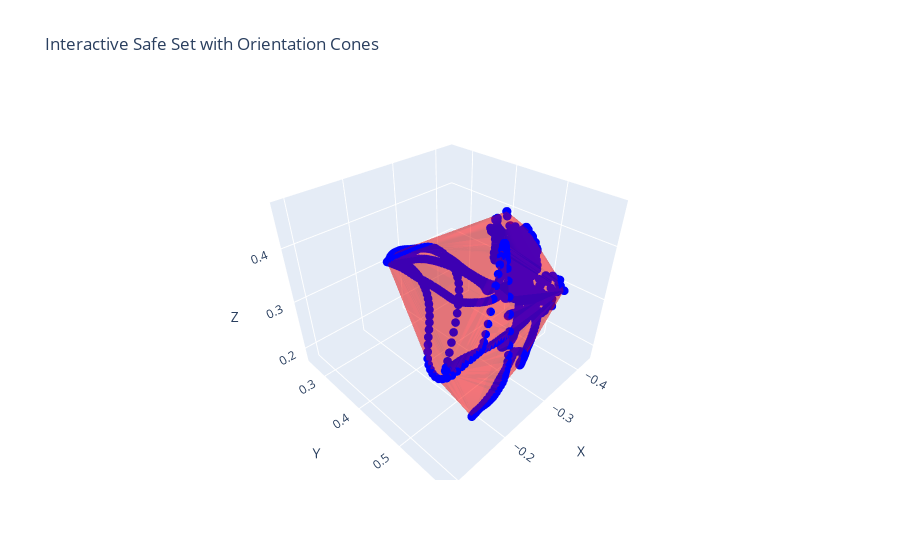

Notebook source saved alongside this figure:
### Code cell
import numpy as np
import plotly.graph_objects as go
from scipy.spatial import ConvexHull

def plot_interactive_safe_set_with_cones(npz_filepath="safe_set_6d_simulation_seed_10_6.npz"):
    """
    Load safe-set data (positions + forward vectors) from an NPZ file,
    plot the convex hull of positions, and draw orientation cones.
    
    Args:
        npz_filepath (str): Path to the NPZ file containing:
            - "safe_set_positions": (N,3) array of 3D positions
            - "safe_set_orientations": (N,3) array of forward vectors
    """
    # Load data from the NPZ file
    data = np.load(npz_filepath)
    safe_set_positions = data["safe_set_positions"]  # shape (N, 3)
    safe_set_orientations = data["safe_set_orientations"]  # shape (N, 3)

    # Build the convex hull for the positions
    hull = ConvexHull(safe_set_positions, qhull_options="QJ")

    # 1) Scatter trace of the raw positions
    scatter_trace = go.Scatter3d(
        x=safe_set_positions[:, 0],
        y=safe_set_positions[:, 1],
        z=safe_set_positions[:, 2],
        mode="markers",
        marker=dict(size=3, color="blue"),
        name="Safe Set Positions"
    )

    # 2) Mesh trace for the convex hull
    mesh_trace = go.Mesh3d(
        x=safe_set_positions[:, 0],
        y=safe_set_positions[:, 1],
        z=safe_set_positions[:, 2],
        i=hull.simplices[:, 0],
        j=hull.simplices[:, 1],
        k=hull.simplices[:, 2],
        opacity=0.3,
        color="red",
        name="Convex Hull"
    )

    # 3) Orientation cones for each position
    # Normalize orientation vectors so that we can scale them uniformly
    norms = np.linalg.norm(safe_set_orientations, axis=1, keepdims=True)
    norms[norms == 0] = 1.0  # avoid division by zero
    unit_orientations = safe_set_orientations / norms

    # Adjust the scale of cones as needed
    scale = 0.02  
    u = unit_orientations[:, 0] * scale
    v = unit_orientations[:, 1] * scale
    w = unit_orientations[:, 2] * scale

    cone_trace = go.Cone(
        x=safe_set_positions[:, 0],
        y=safe_set_positions[:, 1],
        z=safe_set_positions[:, 2],
        u=u,
        v=v,
        w=w,
        sizemode="absolute",
        sizeref=scale,
        anchor="tail",
        colorscale="Blues",
        showscale=False,
        name="Orientation Cones"
    )

    # Combine all traces into a single figure
    fig = go.Figure(data=[mesh_trace, scatter_trace, cone_trace])
    fig.update_layout(
        title="Interactive Safe Set with Orientation Cones",
        scene=dict(
            xaxis_title="X",
            yaxis_title="Y",
            zaxis_title="Z"
        )
    )
    fig.show()

if __name__ == "__main__":
    plot_interactive_safe_set_with_cones("safe_set_6d_multiple_object_61_20.npz")

### Figure 1 — Plotly figure (JSON) as saved in the notebook; plotly's stock layout.template omitted (floating-point values rounded to 4 significant figures; data arrays with more than 128 entries replaced by an {"elided": "..."} marker saying what was removed)
{"data": [{"color": "red", "i": {"elided": "246 int values"}, "j": {"elided": "246 int values"}, "k": {"elided": "246 int values"}, "name": "Convex Hull", "opacity": 0.3, "type": "mesh3d", "x": {"elided": "1866 float values"}, "y": {"elided": "1866 float values"}, "z": {"elided": "1866 float values"}}, {"marker": {"color": "blue", "size": 3}, "mode": "markers", "name": "Safe Set Positions", "type": "scatter3d", "x": {"elided": "1866 float values"}, "y": {"elided": "1866 float values"}, "z": {"elided": "1866 float values"}}, {"anchor": "tail", "colorscale": [[0, "rgb(247,251,255)"], [0.125, "rgb(222,235,247)"], [0.25, "rgb(198,219,239)"], [0.375, "rgb(158,202,225)"], [0.5, "rgb(107,174,214)"], [0.625, "rgb(66,146,198)"], [0.75, "rgb(33,113,181)"], [0.875, "rgb(8,81,156)"], [1, "rgb(8,48,107)"]], "name": "Orientation Cones", "showscale": false, "sizemode": "absolute", "sizeref": 0.02, "type": "cone", "u": {"elided": "1866 float values"}, "v": {"elided": "1866 float values"}, "w": {"elided": "1866 float values"}, "x": {"elided": "1866 float values"}, "y": {"elided": "1866 float values"}, "z": {"elided": "1866 float values"}}], "layout": {"scene": {"xaxis": {"title": {"text": "X"}}, "yaxis": {"title": {"text": "Y"}}, "zaxis": {"title": {"text": "Z"}}}, "title": {"text": "Interactive Safe Set with Orientation Cones"}}}
